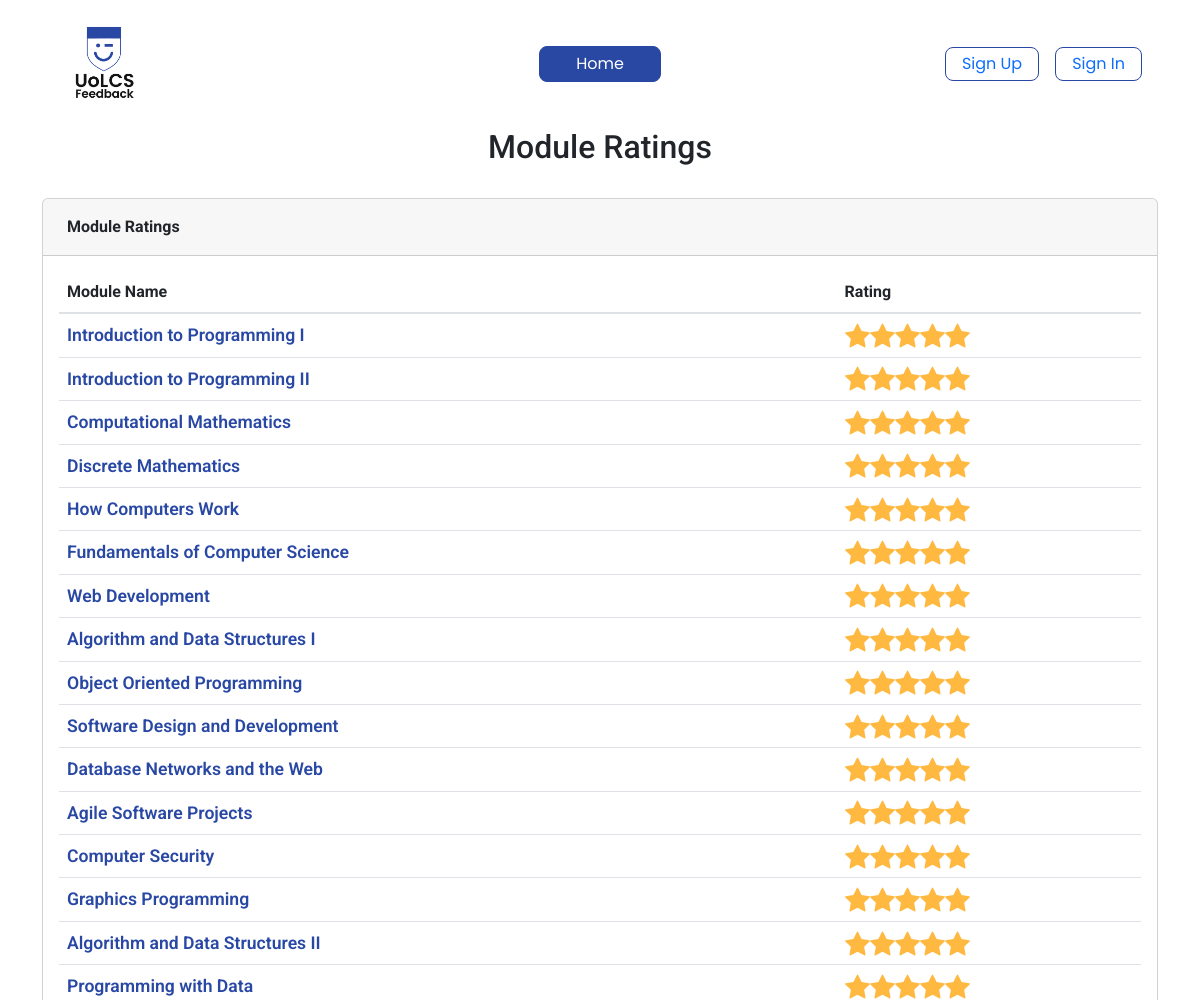
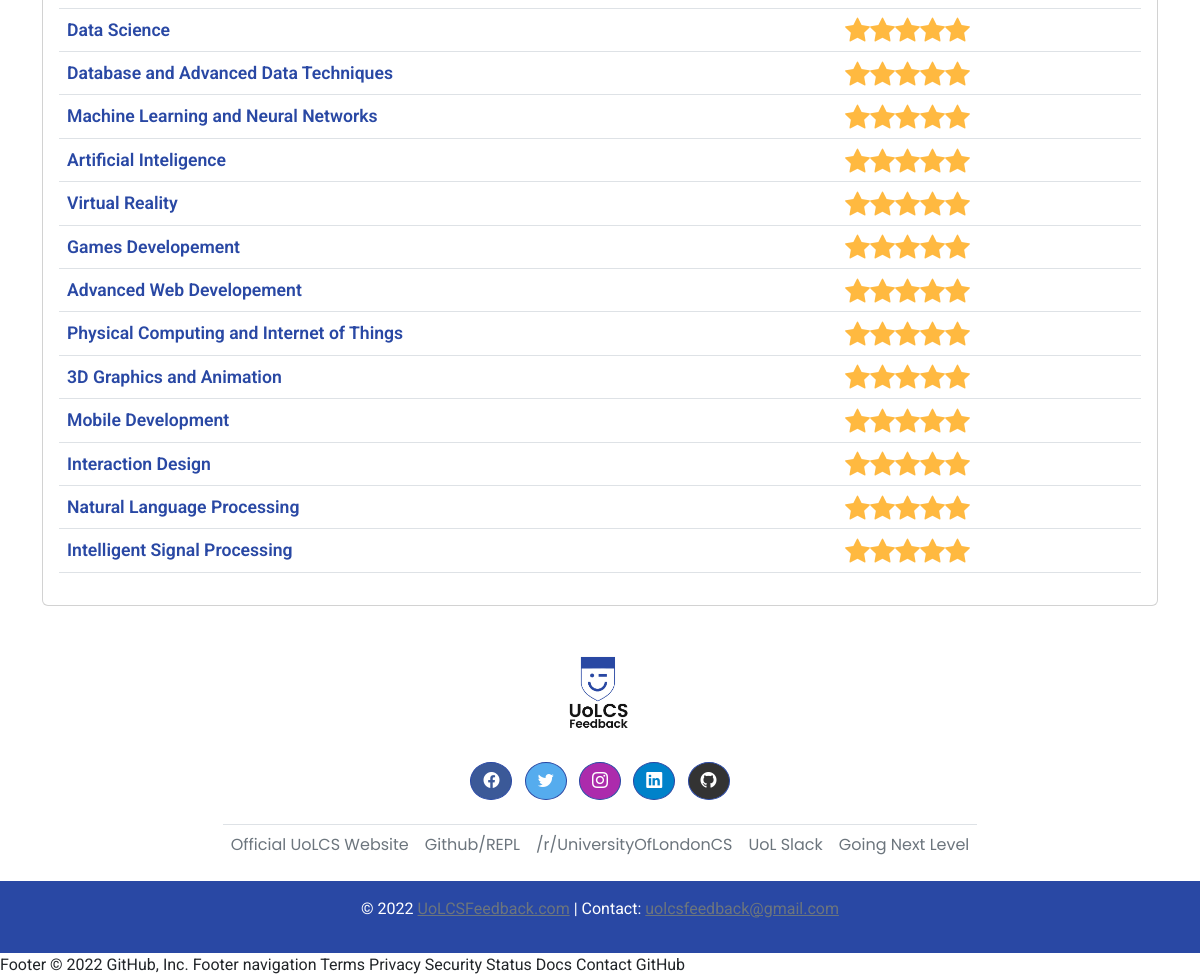
The page /ratings on the database its author committed (2 pictures, top to bottom).
### app/models.py (models this page shows)
class Module(db.Model):
	code = db.Column(db.String(20), primary_key=True)
	name = db.Column(db.String(100))
	professor = db.Column(db.String(100))
	year = db.Column(db.Integer)
	level = db.Column(db.String(5))
	moduleDescription = db.Column(db.Text)
	assessment = db.Column(db.Text)
	ratings = db.relationship('Rating', backref='module')
	userNotes = db.relationship('UserNotes', backref='module')
	usermodules = db.relationship('UserModule', backref='module', lazy='dynamic')

### app/blueprints/public/routes.py (the view)
@bp.route('/ratings', methods=['GET'])
def ratings():
	mods = Module.query.all()
	modules = []
	for mod in mods:
		ratings = getRating(mod.ratings)
		overallAvg = (ratings['time']['avg'] + ratings['midterm']['avg'] + ratings['final']['avg'] + ratings['lecture']['avg']  + ratings['usefulness']['avg'])/5
		modules.append({'module' : mod, 'rating' : ratings, 'overallAvg' : overallAvg})
	newlist = sorted(modules, key=itemgetter('overallAvg'), reverse=True)
	return render_template('public/modules.html', modules = modules)

### app/blueprints/main/routes.py (called while the page is built)
def getRating(rating):
	timeTotal = 0
	midtermTotal = 0
	finalTotal = 0
	lecturesTotal = 0
	usefulnessTotal = 0
	count = 0
	for rat in rating:
		timeTotal = timeTotal + rat.time
		midtermTotal = midtermTotal + rat.midterm
		finalTotal = finalTotal + rat.final
		lecturesTotal = lecturesTotal + rat.lectures
		usefulnessTotal = usefulnessTotal + rat.usefulness
		count = count + 1
	if(count == 0):
		return {"time" : {'count': 0, 'avg' : 0}, "midterm" : {'count': 0, 'avg' : 0}, "final" : {'count': 0, 'avg' : 0}, "lecture" : {'count': 0, 'avg' : 0}, "usefulness" : {'count': 0, 'avg' : 0}}
	else:
		return {"time" : {'count': count, 'avg' : timeTotal/count}, "midterm" : {'count': count, 'avg' : midtermTotal/count}, "final" : {'count': count, 'avg' : finalTotal/count}, "lecture" : {'count': count, 'avg' : lecturesTotal/count}, "usefulness" : {'count': count, 'avg' : usefulnessTotal/count}}

### app/templates/public/modules.html (shortened to what this page needs)
{% extends 'public/base2.html' %}
{% block header %}
<header>
	<a href="\">
		<img src="{{ url_for('static', filename='assets/logo_draft-03.jpg') }}" alt="Logo">
	</a>
	<nav>
		<a href="/" class="nav-item nav-link home-btn">  Home</a>
	</nav>
	<div class="auth">
		<a href="{{ url_for('public.sign_up') }}">Sign Up</a>
				<a href="{{ url_for('public.sign_in') }}">Sign In</a>
	</div>
</header>
{% endblock %}
{% block main %}
<div class="container">
<div class="row">
    <div class="col-md-12 text-center">
        <h2>Module Ratings</h2>
    </div>
</div>
<div class="content-wrapper mt-4">
    <div class="row">
        <div class="col-md-12">
            <div class="card spur-card">
                    <div class="card-header">
                        <div class="spur-card-title">Module Ratings</div>
                    </div>
                    <div class="card-body ">
                        <table class="table table-in-card" id="usersTable">
                            <thead>
                                <tr>
                                    <th scope="col">Module Name</th>
                                    <th scope="col">Rating</th>
                                </tr>
                            </thead>
                            <tbody>
                                {% for item in modules %}
                                <tr>
                                    <td><a href="/module/{{item.module.code}}" class="module-name link">{{item.module.name}}</a></td>
                                    <td><span class="stars"> {{item.overallAvg}}</span></td>
                                </tr>
                                {% endfor %}
                            </tbody>
                        </table>
                    </div>
                </div>
            </div>
        </div>
    </div>
</div>
{% endblock %}

### app/templates/public/base2.html (shortened to what this page needs)
<!DOCTYPE html>
<html lang="en">
<head>
	<link href="https://cdn.jsdelivr.net/npm/bootstrap@5.2.0-beta1/dist/css/bootstrap.min.css" rel="stylesheet">
	<link href="https://cdn.jsdelivr.net/npm/bootstrap-icons@1.5.0/font/bootstrap-icons.css" rel="stylesheet" type="text/css" />
	<link rel="stylesheet" href="{{ url_for('static', filename='public/style.css') }}">
</head>
<body class="public">
	<div class="container">
        {% block header %}
	    {% endblock %}
	</div>
	<main>
		{% block main %}
		{% endblock %}
	</main>
	<footer class="py-3 mt-4 text-center">
		<img src="{{ url_for('static', filename='assets/logo_draft-03.jpg') }}" alt="Logo">
		<div class="container">
			<section class="mb-1">
				<a
				class="btn btn-primary btn-floating m-1"
				style="background-color: #3b5998; border-radius:50%;"
				href="#!"
				role="button"
				><i class="bi bi-facebook"></i
				></a>
				<a
				class="btn btn-primary btn-floating m-1"
				style="background-color: #55acee; border-radius:50%;"
				href="#!"
				role="button"
				><i class="bi bi-twitter"></i
				></a>
				<a
				class="btn btn-primary btn-floating m-1"
				style="background-color: #ac2bac; border-radius:50%;"
				href="#!"
				role="button"
				><i class="bi bi-instagram"></i
				></a>
				<a
				class="btn btn-primary btn-floating m-1"
				style="background-color: #0082ca; border-radius:50%;"
				href="#!"
				role="button"
				><i class="bi bi-linkedin"></i
				></a>
				<a
				class="btn btn-primary btn-floating m-1"
				style="background-color: #333333; border-radius:50%;"
				href="#!"
				role="button"
				>
				<i class="bi bi-github"></i
				></a>
			</section>
			</div>
		<ul class="nav justify-content-center border-top">
			<li class="nav-item"><a href="https://www.london.ac.uk/courses/computer-science" class="nav-link px-2 text-muted">Official UoLCS Website</a></li>
			<li class="nav-item"><a href="https://world-class.github.io/REPL/" class="nav-link px-2 text-muted">Github/REPL</a></li>
			<li class="nav-item"><a href="https://www.reddit.com/r/UniversityOfLondonCS/" class="nav-link px-2 text-muted">/r/UniversityOfLondonCS</a></li>
			<li class="nav-item"><a href="https://londoncs.slack.com/" class="nav-link px-2 text-muted">UoL Slack</a></li>
			<li class="nav-item"><a href="#" class="nav-link px-2 text-muted">Going Next Level</a></li>
		</ul>
	</footer>
	<div class="text-center p-3" style="background-color: #2948a4">
		<p class="text-white">© 2022 <a class="text-secondary" href="#">UoLCSFeedback.com</a> | Contact: <a class="text-secondary" href="mailto:uolcsfeedback@gmail.com">uolcsfeedback@gmail.com</a></p>
	</div>
</body>
</html>

### app/static/public/style.css (style rules this page uses)
* { box-sizing: border-box; margin: 0; }
html { scroll-behavior: smooth; }
:root { --color: rgb(41,72,164); }
body { margin: 0; display: grid; grid-template-rows: auto 1fr auto; min-height: 100vh; font-family: 'Roboto', sans-serif; }
header { font-family: 'Poppins', sans-serif; padding: 1rem; display: grid; align-items: center; grid-template-columns: 1fr auto 1fr; }
header nav { display: flex; gap: 1rem; }
header nav a { text-decoration: none; color: black; padding: 0.25rem 1rem; }
header .auth { display: flex; justify-self: end; gap: 1rem; }
header .auth a { text-decoration: none; border: 0.1rem solid var(--color); border-radius: 0.5rem; padding: 0.25rem 1rem; }
footer { font-family: 'Poppins', sans-serif; display: flex; flex-direction: column; align-items: center; padding: 3rem; gap: 1rem; }
header img, footer img { height: 6rem; }
.btn-primary { color: #fff; background-color: #2948a4; border-color: #2948a4; border-radius: 0; }
.spur-card-title { padding: 0.5rem 0.5rem; font-weight: 700; }
.link, .link:hover { text-decoration: none; margin-right: 8px; cursor: pointer; color: unset; }
.table-in-card th { border-bottom: 2px solid #dee2e6; }
.module-name { font-size: 1.1rem; font-weight: 600; color: #2948a4; }
span.stars, span.stars span { display: block; background: url('/static/assets/star.svg') 0 0 repeat-x; width: 125px; height: 25px; background-size: 25px 25px; }
.table-in-card th, .table-in-card td { vertical-align: middle; }
.home-btn { background: var(--color); color: white; cursor: pointer; font: inherit; outline: none; border-radius: 0.5rem; border: 0.1rem solid var(--color); padding: 5px 36px; }

### rows shown on the page
Module: module.name "Introduction to Programming I"
Module: module.name "Introduction to Programming II"
Module: module.name "Computational Mathematics"
Module: module.name "Discrete Mathematics"
Module: module.name "How Computers Work"
Module: module.name "Fundamentals of Computer Science"
Module: module.name "Web Development"
Module: module.name "Algorithm and Data Structures I"
Module: module.name "Object Oriented Programming"
Module: module.name "Software Design and Development"
Module: module.name "Database Networks and the Web"
Module: module.name "Agile Software Projects"
Module: module.name "Computer Security"
Module: module.name "Graphics Programming"
Module: module.name "Algorithm and Data Structures II"
Module: module.name "Programming with Data"
Module: module.name "Data Science"
Module: module.name "Database and Advanced Data Techniques"
Module: module.name "Machine Learning and Neural Networks"
Module: module.name "Artificial Inteligence"
Module: module.name "Virtual Reality"
Module: module.name "Games Developement"
Module: module.name "Advanced Web Developement"
Module: module.name "Physical Computing and Internet of Things"
Module: module.name "3D Graphics and Animation"
Module: module.name "Mobile Development"
Module: module.name "Interaction Design"
Module: module.name "Natural Language Processing"
Module: module.name "Intelligent Signal Processing"
